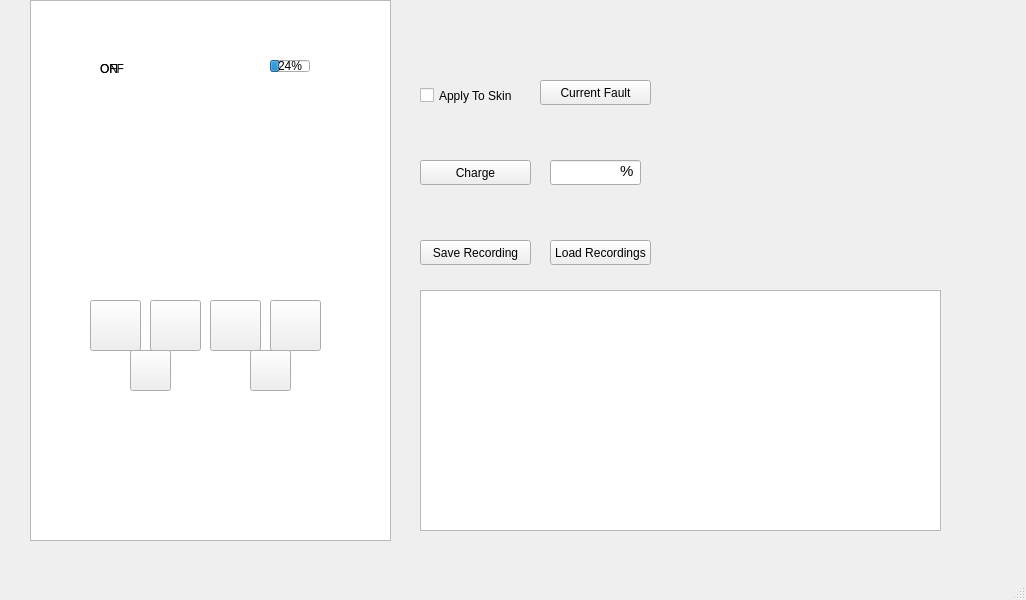
<?xml version="1.0" encoding="UTF-8"?>
<ui version="4.0">
 <class>MainWindow</class>
 <widget class="QMainWindow" name="MainWindow">
  <property name="geometry">
   <rect>
    <x>0</x>
    <y>0</y>
    <width>1026</width>
    <height>600</height>
   </rect>
  </property>
  <property name="windowTitle">
   <string>MainWindow</string>
  </property>
  <widget class="QWidget" name="centralwidget">
   <widget class="QWidget" name="widget" native="true">
    <property name="geometry">
     <rect>
      <x>20</x>
      <y>-10</y>
      <width>371</width>
      <height>551</height>
     </rect>
    </property>
    <widget class="QGraphicsView" name="powerOffScreen">
     <property name="geometry">
      <rect>
       <x>60</x>
       <y>60</y>
       <width>251</width>
       <height>251</height>
      </rect>
     </property>
     <property name="styleSheet">
      <string notr="true">background-color: rgb(0, 0, 0);</string>
     </property>
    </widget>
    <widget class="QGraphicsView" name="displayScreen">
     <property name="geometry">
      <rect>
       <x>60</x>
       <y>60</y>
       <width>251</width>
       <height>251</height>
      </rect>
     </property>
    </widget>
    <widget class="QLabel" name="frequencyLabel">
     <property name="geometry">
      <rect>
       <x>80</x>
       <y>270</y>
       <width>54</width>
       <height>17</height>
      </rect>
     </property>
     <property name="text">
      <string/>
     </property>
    </widget>
    <widget class="QLabel" name="waveformLabel">
     <property name="geometry">
      <rect>
       <x>240</x>
       <y>270</y>
       <width>54</width>
       <height>17</height>
      </rect>
     </property>
     <property name="text">
      <string/>
     </property>
    </widget>
    <widget class="QLabel" name="timeLabel_20min">
     <property name="geometry">
      <rect>
       <x>100</x>
       <y>140</y>
       <width>54</width>
       <height>17</height>
      </rect>
     </property>
     <property name="styleSheet">
      <string notr="true">font: 16pt &quot;Noto Sans&quot;;</string>
     </property>
     <property name="text">
      <string/>
     </property>
    </widget>
    <widget class="QLabel" name="timeLabel_40min">
     <property name="geometry">
      <rect>
       <x>160</x>
       <y>140</y>
       <width>54</width>
       <height>17</height>
      </rect>
     </property>
     <property name="styleSheet">
      <string notr="true">font: 16pt &quot;Noto Sans&quot;;</string>
     </property>
     <property name="text">
      <string/>
     </property>
    </widget>
    <widget class="QLabel" name="timeLabel_60min">
     <property name="geometry">
      <rect>
       <x>220</x>
       <y>140</y>
       <width>54</width>
       <height>17</height>
      </rect>
     </property>
     <property name="styleSheet">
      <string notr="true">font: 16pt &quot;Noto Sans&quot;;</string>
     </property>
     <property name="text">
      <string/>
     </property>
    </widget>
    <widget class="QLabel" name="current_8">
     <property name="enabled">
      <bool>true</bool>
     </property>
     <property name="geometry">
      <rect>
       <x>230</x>
       <y>220</y>
       <width>14</width>
       <height>19</height>
      </rect>
     </property>
     <property name="minimumSize">
      <size>
       <width>14</width>
       <height>19</height>
      </size>
     </property>
     <property name="maximumSize">
      <size>
       <width>14</width>
       <height>19</height>
      </size>
     </property>
     <property name="styleSheet">
      <string notr="true">background-color: rgb(0, 0, 0);</string>
     </property>
     <property name="text">
      <string/>
     </property>
    </widget>
    <widget class="QLabel" name="current_5">
     <property name="enabled">
      <bool>true</bool>
     </property>
     <property name="geometry">
      <rect>
       <x>170</x>
       <y>220</y>
       <width>14</width>
       <height>19</height>
      </rect>
     </property>
     <property name="minimumSize">
      <size>
       <width>14</width>
       <height>19</height>
      </size>
     </property>
     <property name="maximumSize">
      <size>
       <width>14</width>
       <height>19</height>
      </size>
     </property>
     <property name="styleSheet">
      <string notr="true">background-color: rgb(0, 0, 0);</string>
     </property>
     <property name="text">
      <string/>
     </property>
    </widget>
    <widget class="QLabel" name="current_3">
     <property name="enabled">
      <bool>true</bool>
     </property>
     <property name="geometry">
      <rect>
       <x>130</x>
       <y>220</y>
       <width>14</width>
       <height>19</height>
      </rect>
     </property>
     <property name="minimumSize">
      <size>
       <width>14</width>
       <height>19</height>
      </size>
     </property>
     <property name="maximumSize">
      <size>
       <width>14</width>
       <height>19</height>
      </size>
     </property>
     <property name="styleSheet">
      <string notr="true">background-color: rgb(0, 0, 0);</string>
     </property>
     <property name="text">
      <string/>
     </property>
    </widget>
    <widget class="QLabel" name="current_1">
     <property name="enabled">
      <bool>true</bool>
     </property>
     <property name="geometry">
      <rect>
       <x>90</x>
       <y>220</y>
       <width>14</width>
       <height>19</height>
      </rect>
     </property>
     <property name="minimumSize">
      <size>
       <width>14</width>
       <height>19</height>
      </size>
     </property>
     <property name="maximumSize">
      <size>
       <width>14</width>
       <height>19</height>
      </size>
     </property>
     <property name="styleSheet">
      <string notr="true">background-color: rgb(0, 0, 0);</string>
     </property>
     <property name="text">
      <string/>
     </property>
    </widget>
    <widget class="QLabel" name="current_10">
     <property name="enabled">
      <bool>true</bool>
     </property>
     <property name="geometry">
      <rect>
       <x>270</x>
       <y>220</y>
       <width>14</width>
       <height>19</height>
      </rect>
     </property>
     <property name="minimumSize">
      <size>
       <width>14</width>
       <height>19</height>
      </size>
     </property>
     <property name="maximumSize">
      <size>
       <width>14</width>
       <height>19</height>
      </size>
     </property>
     <property name="styleSheet">
      <string notr="true">background-color: rgb(0, 0, 0);</string>
     </property>
     <property name="text">
      <string/>
     </property>
    </widget>
    <widget class="QLabel" name="current_6">
     <property name="enabled">
      <bool>true</bool>
     </property>
     <property name="geometry">
      <rect>
       <x>190</x>
       <y>220</y>
       <width>14</width>
       <height>19</height>
      </rect>
     </property>
     <property name="minimumSize">
      <size>
       <width>14</width>
       <height>19</height>
      </size>
     </property>
     <property name="maximumSize">
      <size>
       <width>14</width>
       <height>19</height>
      </size>
     </property>
     <property name="styleSheet">
      <string notr="true">background-color: rgb(0, 0, 0);</string>
     </property>
     <property name="text">
      <string/>
     </property>
    </widget>
    <widget class="QLabel" name="current_9">
     <property name="enabled">
      <bool>true</bool>
     </property>
     <property name="geometry">
      <rect>
       <x>250</x>
       <y>220</y>
       <width>14</width>
       <height>19</height>
      </rect>
     </property>
     <property name="minimumSize">
      <size>
       <width>14</width>
       <height>19</height>
      </size>
     </property>
     <property name="maximumSize">
      <size>
       <width>14</width>
       <height>19</height>
      </size>
     </property>
     <property name="styleSheet">
      <string notr="true">background-color: rgb(0, 0, 0);</string>
     </property>
     <property name="text">
      <string/>
     </property>
    </widget>
    <widget class="QLabel" name="current_4">
     <property name="enabled">
      <bool>true</bool>
     </property>
     <property name="geometry">
      <rect>
       <x>150</x>
       <y>220</y>
       <width>14</width>
       <height>19</height>
      </rect>
     </property>
     <property name="minimumSize">
      <size>
       <width>14</width>
       <height>19</height>
      </size>
     </property>
     <property name="maximumSize">
      <size>
       <width>14</width>
       <height>19</height>
      </size>
     </property>
     <property name="styleSheet">
      <string notr="true">background-color: rgb(0, 0, 0);</string>
     </property>
     <property name="text">
      <string/>
     </property>
    </widget>
    <widget class="QLabel" name="current_2">
     <property name="enabled">
      <bool>true</bool>
     </property>
     <property name="geometry">
      <rect>
       <x>110</x>
       <y>220</y>
       <width>14</width>
       <height>19</height>
      </rect>
     </property>
     <property name="minimumSize">
      <size>
       <width>14</width>
       <height>19</height>
      </size>
     </property>
     <property name="maximumSize">
      <size>
       <width>14</width>
       <height>19</height>
      </size>
     </property>
     <property name="styleSheet">
      <string notr="true">background-color: rgb(0, 0, 0);</string>
     </property>
     <property name="text">
      <string/>
     </property>
    </widget>
    <widget class="QLabel" name="current_7">
     <property name="enabled">
      <bool>true</bool>
     </property>
     <property name="geometry">
      <rect>
       <x>210</x>
       <y>220</y>
       <width>14</width>
       <height>19</height>
      </rect>
     </property>
     <property name="minimumSize">
      <size>
       <width>14</width>
       <height>19</height>
      </size>
     </property>
     <property name="maximumSize">
      <size>
       <width>14</width>
       <height>19</height>
      </size>
     </property>
     <property name="styleSheet">
      <string notr="true">background-color: rgb(0, 0, 0);</string>
     </property>
     <property name="text">
      <string/>
     </property>
    </widget>
    <widget class="QGraphicsView" name="deviceView">
     <property name="geometry">
      <rect>
       <x>10</x>
       <y>10</y>
       <width>361</width>
       <height>541</height>
      </rect>
     </property>
     <property name="styleSheet">
      <string notr="true">border-image: url(:/res/device.png);</string>
     </property>
    </widget>
    <widget class="QPushButton" name="increaseCurrentButton">
     <property name="geometry">
      <rect>
       <x>130</x>
       <y>310</y>
       <width>51</width>
       <height>51</height>
      </rect>
     </property>
     <property name="styleSheet">
      <string notr="true">border-image: url(:/res/upButton.svg);</string>
     </property>
     <property name="text">
      <string/>
     </property>
    </widget>
    <widget class="QPushButton" name="decreaseCurrentButton">
     <property name="geometry">
      <rect>
       <x>190</x>
       <y>310</y>
       <width>51</width>
       <height>51</height>
      </rect>
     </property>
     <property name="styleSheet">
      <string notr="true">border-image: url(:/res/downButton.svg);</string>
     </property>
     <property name="text">
      <string/>
     </property>
    </widget>
    <widget class="QPushButton" name="frequencyButton">
     <property name="geometry">
      <rect>
       <x>70</x>
       <y>310</y>
       <width>51</width>
       <height>51</height>
      </rect>
     </property>
     <property name="styleSheet">
      <string notr="true">border-image: url(:/res/freqButton.svg);</string>
     </property>
     <property name="text">
      <string/>
     </property>
    </widget>
    <widget class="QPushButton" name="waveformButton">
     <property name="geometry">
      <rect>
       <x>250</x>
       <y>310</y>
       <width>51</width>
       <height>51</height>
      </rect>
     </property>
     <property name="styleSheet">
      <string notr="true">border-image: url(:/res/waveButton.svg);</string>
     </property>
     <property name="text">
      <string/>
     </property>
    </widget>
    <widget class="QPushButton" name="timeButton">
     <property name="geometry">
      <rect>
       <x>110</x>
       <y>360</y>
       <width>41</width>
       <height>41</height>
      </rect>
     </property>
     <property name="styleSheet">
      <string notr="true">border-image: url(:/res/timeButton.svg);</string>
     </property>
     <property name="text">
      <string/>
     </property>
    </widget>
    <widget class="QPushButton" name="powerButton">
     <property name="geometry">
      <rect>
       <x>230</x>
       <y>360</y>
       <width>41</width>
       <height>41</height>
      </rect>
     </property>
     <property name="styleSheet">
      <string notr="true">border-image: url(:/res/powerButton.svg);</string>
     </property>
     <property name="text">
      <string/>
     </property>
    </widget>
    <widget class="QLabel" name="onLabel">
     <property name="geometry">
      <rect>
       <x>80</x>
       <y>70</y>
       <width>54</width>
       <height>17</height>
      </rect>
     </property>
     <property name="text">
      <string>ON</string>
     </property>
    </widget>
    <widget class="QLabel" name="offLabel">
     <property name="geometry">
      <rect>
       <x>80</x>
       <y>70</y>
       <width>54</width>
       <height>17</height>
      </rect>
     </property>
     <property name="text">
      <string>OFF</string>
     </property>
    </widget>
    <widget class="QLabel" name="countdownLabel">
     <property name="geometry">
      <rect>
       <x>150</x>
       <y>170</y>
       <width>81</width>
       <height>41</height>
      </rect>
     </property>
     <property name="styleSheet">
      <string notr="true">font: 20pt &quot;Noto Sans&quot;;</string>
     </property>
     <property name="text">
      <string/>
     </property>
    </widget>
    <widget class="QProgressBar" name="batteryBar">
     <property name="geometry">
      <rect>
       <x>250</x>
       <y>70</y>
       <width>40</width>
       <height>12</height>
      </rect>
     </property>
     <property name="minimumSize">
      <size>
       <width>40</width>
       <height>12</height>
      </size>
     </property>
     <property name="maximumSize">
      <size>
       <width>40</width>
       <height>12</height>
      </size>
     </property>
     <property name="value">
      <number>24</number>
     </property>
    </widget>
    <widget class="QLabel" name="lowBatteryWarning_2P">
     <property name="geometry">
      <rect>
       <x>80</x>
       <y>90</y>
       <width>201</width>
       <height>17</height>
      </rect>
     </property>
     <property name="minimumSize">
      <size>
       <width>201</width>
       <height>17</height>
      </size>
     </property>
     <property name="maximumSize">
      <size>
       <width>201</width>
       <height>17</height>
      </size>
     </property>
     <property name="font">
      <font>
       <pointsize>8</pointsize>
      </font>
     </property>
     <property name="styleSheet">
      <string notr="true">color: rgb(164, 0, 0);</string>
     </property>
     <property name="text">
      <string/>
     </property>
    </widget>
    <widget class="QLabel" name="lowBatteryWarning_5P">
     <property name="geometry">
      <rect>
       <x>90</x>
       <y>100</y>
       <width>201</width>
       <height>17</height>
      </rect>
     </property>
     <property name="minimumSize">
      <size>
       <width>201</width>
       <height>17</height>
      </size>
     </property>
     <property name="maximumSize">
      <size>
       <width>201</width>
       <height>17</height>
      </size>
     </property>
     <property name="font">
      <font>
       <pointsize>8</pointsize>
      </font>
     </property>
     <property name="styleSheet">
      <string notr="true">color: rgb(128,128,0);</string>
     </property>
     <property name="text">
      <string/>
     </property>
    </widget>
    <zorder>powerOffScreen</zorder>
    <zorder>displayScreen</zorder>
    <zorder>current_9</zorder>
    <zorder>current_3</zorder>
    <zorder>current_1</zorder>
    <zorder>current_6</zorder>
    <zorder>current_2</zorder>
    <zorder>current_10</zorder>
    <zorder>current_8</zorder>
    <zorder>current_4</zorder>
    <zorder>current_7</zorder>
    <zorder>current_5</zorder>
    <zorder>timeLabel_40min</zorder>
    <zorder>timeLabel_20min</zorder>
    <zorder>frequencyLabel</zorder>
    <zorder>waveformLabel</zorder>
    <zorder>deviceView</zorder>
    <zorder>increaseCurrentButton</zorder>
    <zorder>decreaseCurrentButton</zorder>
    <zorder>frequencyButton</zorder>
    <zorder>waveformButton</zorder>
    <zorder>timeButton</zorder>
    <zorder>powerButton</zorder>
    <zorder>offLabel</zorder>
    <zorder>onLabel</zorder>
    <zorder>countdownLabel</zorder>
    <zorder>timeLabel_60min</zorder>
    <zorder>lowBatteryWarning_2P</zorder>
    <zorder>lowBatteryWarning_5P</zorder>
    <zorder>batteryBar</zorder>
   </widget>
   <widget class="QCheckBox" name="checkBox">
    <property name="geometry">
     <rect>
      <x>420</x>
      <y>70</y>
      <width>101</width>
      <height>51</height>
     </rect>
    </property>
    <property name="text">
     <string>Apply To Skin</string>
    </property>
   </widget>
   <widget class="QPushButton" name="chargeButton">
    <property name="geometry">
     <rect>
      <x>420</x>
      <y>160</y>
      <width>111</width>
      <height>25</height>
     </rect>
    </property>
    <property name="text">
     <string>Charge</string>
    </property>
   </widget>
   <widget class="QPushButton" name="SaveRecordingButton">
    <property name="geometry">
     <rect>
      <x>420</x>
      <y>240</y>
      <width>111</width>
      <height>25</height>
     </rect>
    </property>
    <property name="text">
     <string>Save Recording</string>
    </property>
   </widget>
   <widget class="QPushButton" name="LoadRecordingButton">
    <property name="geometry">
     <rect>
      <x>550</x>
      <y>240</y>
      <width>101</width>
      <height>25</height>
     </rect>
    </property>
    <property name="text">
     <string>Load Recordings</string>
    </property>
   </widget>
   <widget class="QLineEdit" name="batteryLineEdit">
    <property name="geometry">
     <rect>
      <x>550</x>
      <y>160</y>
      <width>91</width>
      <height>25</height>
     </rect>
    </property>
   </widget>
   <widget class="QTableView" name="RecordView">
    <property name="geometry">
     <rect>
      <x>420</x>
      <y>290</y>
      <width>521</width>
      <height>241</height>
     </rect>
    </property>
   </widget>
   <widget class="QLabel" name="percentLabel">
    <property name="geometry">
     <rect>
      <x>620</x>
      <y>160</y>
      <width>16</width>
      <height>21</height>
     </rect>
    </property>
    <property name="minimumSize">
     <size>
      <width>16</width>
      <height>21</height>
     </size>
    </property>
    <property name="maximumSize">
     <size>
      <width>16</width>
      <height>21</height>
     </size>
    </property>
    <property name="font">
     <font>
      <pointsize>11</pointsize>
     </font>
    </property>
    <property name="text">
     <string>%</string>
    </property>
   </widget>
   <widget class="QPushButton" name="currentFaultButton">
    <property name="geometry">
     <rect>
      <x>540</x>
      <y>80</y>
      <width>111</width>
      <height>25</height>
     </rect>
    </property>
    <property name="text">
     <string>Current Fault</string>
    </property>
   </widget>
  </widget>
  <widget class="QMenuBar" name="menubar">
   <property name="geometry">
    <rect>
     <x>0</x>
     <y>0</y>
     <width>1026</width>
     <height>22</height>
    </rect>
   </property>
  </widget>
  <widget class="QStatusBar" name="statusbar"/>
 </widget>
 <resources/>
 <connections/>
</ui>
